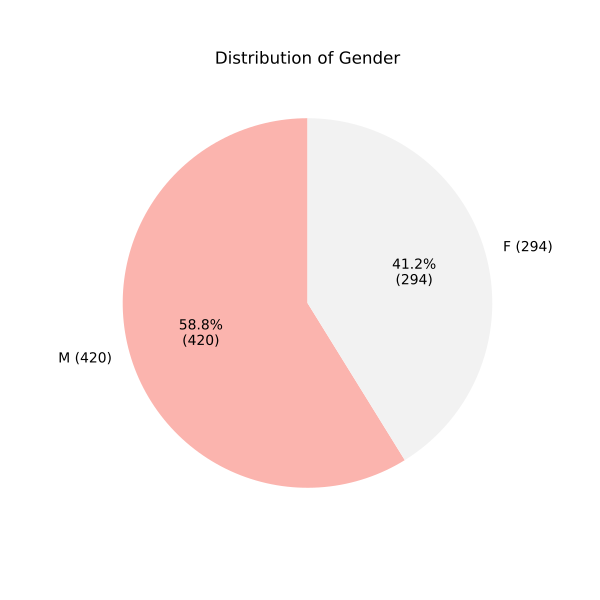

Python code for this plot:
import pandas as pd
import matplotlib.pyplot as plt
import seaborn as sns
from matplotlib.backends.backend_pdf import PdfPages

# Load the CSV file
data = pd.read_csv('../data/Sri Lankan Dataset/Patientwise_Data.csv')  # Replace with actual file path

# Create a PDF file to save all plots
pdf_filename = "statistics_sri_lankan_patientwise.pdf"

with PdfPages(pdf_filename) as pdf:
    # Categorical columns for pie charts
    categorical_columns = ['Gender', 'Smoking', 'Chewing_Betel_Quid ', 'Alcohol']
    for column in categorical_columns:
        plt.figure(figsize=(6, 6))
        value_counts = data[column].value_counts()
        labels = [f'{index} ({value})' for index, value in zip(value_counts.index, value_counts.values)]
        value_counts.plot.pie(autopct=lambda p: f'{p:.1f}%\n({int(p*sum(value_counts)/100)})', startangle=90, cmap='Pastel1', labels=labels)
        plt.title(f'Distribution of {column}')
        plt.ylabel('')  # Hide y-label for better visibility
        pdf.savefig()  # Save the figure to the PDF
        plt.close()
    
    # Numerical columns for bar plots and statistics
    numerical_columns = ['Age', 'Image Count']
    for column in numerical_columns:
        plt.figure(figsize=(8, 5))
        ax = sns.histplot(data[column], bins=10, kde=True, color='skyblue')
        for p in ax.patches:
            ax.annotate(f'{int(p.get_height())}', (p.get_x() + p.get_width() / 2., p.get_height()), ha='center', va='bottom', fontsize=10, color='black')
        plt.axvline(data[column].mean(), color='red', linestyle='dashed', linewidth=2, label=f'Mean: {data[column].mean():.2f}')
        plt.axvline(data[column].median(), color='green', linestyle='dashed', linewidth=2, label=f'Median: {data[column].median():.2f}')
        plt.axvline(data[column].mode()[0], color='blue', linestyle='dashed', linewidth=2, label=f'Mode: {data[column].mode()[0]:.2f}')
        plt.title(f'Distribution of {column}')
        plt.xlabel(column)
        plt.ylabel('Frequency')
        plt.legend()
        pdf.savefig()  # Save the figure to the PDF
        plt.close()
    
    # Save statistical details as a text page in PDF
    with open("stats.txt", "w") as f:
        f.write(f"Total number of entries: {len(data)}\n\n")
        for column in numerical_columns:
            f.write(f"Statistics for {column}:\n")
            f.write(f"Mean: {data[column].mean():.2f}\n")
            f.write(f"Median: {data[column].median():.2f}\n")
            f.write(f"Mode: {data[column].mode()[0]:.2f}\n")
            f.write(f"Standard Deviation: {data[column].std():.2f}\n")
            f.write(f"Max: {data[column].max():.2f}\n")
            f.write(f"Min: {data[column].min():.2f}\n\n")
    
    # Add the statistics text page to the PDF
    plt.figure(figsize=(8, 8))
    plt.text(0.1, 0.5, open("stats.txt").read(), fontsize=12, family='monospace')
    plt.axis('off')
    pdf.savefig()
    plt.close()

print(f"All plots saved in {pdf_filename}")
